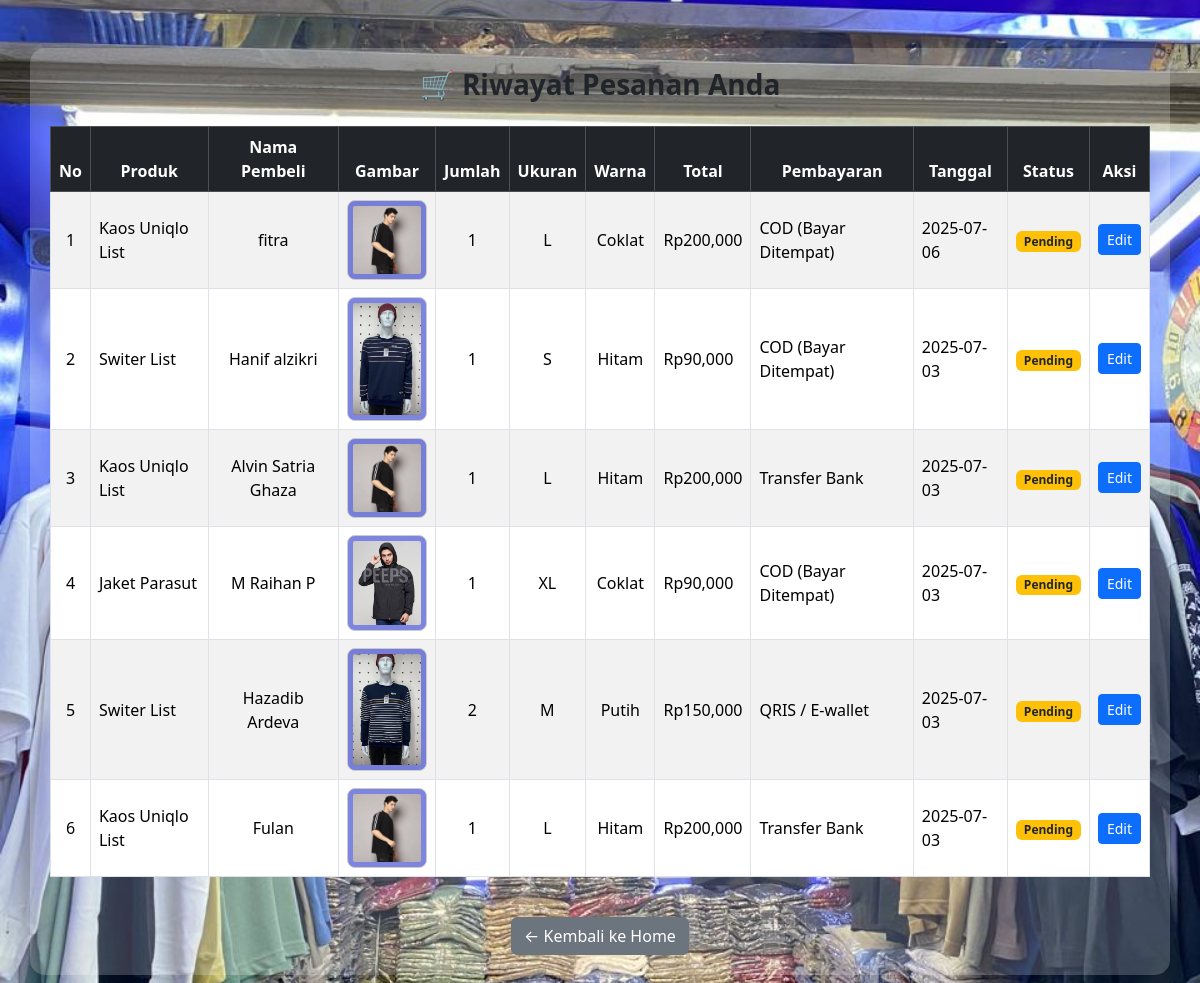
The page /tokopeepsalvin/pesanan.php on the database its author committed.
### tables this page shows
CREATE TABLE `alvin_detail_pesanan` (
  `id_detail` int(11) NOT NULL,
  `id_pesanan` int(11) NOT NULL,
  `product_id` int(11) NOT NULL,
  `quantity` int(11) DEFAULT NULL,
  `ukuran` varchar(20) DEFAULT NULL,
  `warna` varchar(20) DEFAULT NULL
);

CREATE TABLE `alvin_product` (
  `product_id` int(11) NOT NULL,
  `category_id` int(11) NOT NULL,
  `product_name` varchar(100) NOT NULL,
  `product_price` int(11) NOT NULL,
  `product_description` text NOT NULL,
  `product_image` varchar(100) NOT NULL,
  `product_status` tinyint(1) NOT NULL,
  `product_created` datetime NOT NULL,
  `product_size` varchar(50) NOT NULL,
  `product_color` varchar(50) NOT NULL
);

CREATE TABLE `alvin_pesanan` (
  `id_pesanan` int(11) NOT NULL,
  `nama_pembeli` varchar(100) DEFAULT NULL,
  `no_hp` varchar(20) DEFAULT NULL,
  `alamat` text DEFAULT NULL,
  `total_harga` int(11) DEFAULT NULL,
  `metode_pembayaran` varchar(50) DEFAULT NULL,
  `tanggal_beli` date DEFAULT NULL,
  `status_pesanan` varchar(20) DEFAULT 'pending',
  `ukuran` varchar(10) DEFAULT NULL,
  `warna` varchar(20) DEFAULT NULL
);

### tokopeepsalvin/pesanan.php (the view, shortened to what this page needs)
<?php
include 'db.php';
$query = mysqli_query($conn, "
    SELECT
        p.id_pesanan, p.nama_pembeli, p.total_harga, p.metode_pembayaran, p.tanggal_beli, p.status_pesanan,
        d.id_detail, d.quantity, d.ukuran, d.warna,
        pr.product_name, pr.product_image
    FROM alvin_pesanan p
    LEFT JOIN alvin_detail_pesanan d ON p.id_pesanan = d.id_pesanan
    LEFT JOIN alvin_product pr ON d.product_id = pr.product_id
    ORDER BY p.tanggal_beli DESC
");
?>
<!DOCTYPE html>
<html>
<head>
    <link href="https://cdn.jsdelivr.net/npm/bootstrap@5.3.3/dist/css/bootstrap.min.css" rel="stylesheet">
</head>
<body>
<div class="container my-5">
    <h3 class="mb-4 text-center">🛒 Riwayat Pesanan Anda</h3>
    <?php if (mysqli_num_rows($query) > 0): ?>
    <div class="table-responsive">
    <table class="table table-bordered table-striped table-hover align-middle">
        <thead class="table-dark text-center">
            <tr>
                <th>No</th>
                <th>Produk</th>
                <th>Nama Pembeli</th>
                <th>Gambar</th>
                <th>Jumlah</th>
                <th>Ukuran</th>
                <th>Warna</th>
                <th>Total</th>
                <th>Pembayaran</th>
                <th>Tanggal</th>
                <th>Status</th>
                <th>Aksi</th>
            </tr>
        </thead>
        <tbody>
        <?php $no = 1; while ($row = mysqli_fetch_assoc($query)): ?>
            <tr>
                <td class="text-center"><?= $no++ ?></td>
                <td><?= $row['product_name'] ?: '(Produk Promo)' ?></td>
                <td class="text-center"><?= $row['nama_pembeli'] ?></td>
                <td class="text-center">
                    <?php if (!empty($row['product_image'])): ?>
                        <img src="img/<?= $row['product_image'] ?>" alt="Produk" class="thumbnail">
                    <?php else: ?>
                        <span class="text-muted">-</span>
                    <?php endif; ?>
                </td>
                <td class="text-center"><?= $row['quantity'] ?: '-' ?></td>
                <td class="text-center"><?= $row['ukuran'] ?: '-' ?></td>
                <td class="text-center"><?= $row['warna'] ?: '-' ?></td>
                <td>Rp<?= number_format($row['total_harga']) ?></td>
                <td><?= $row['metode_pembayaran'] ?></td>
                <td><?= $row['tanggal_beli'] ?></td>
                <td class="text-center">
                    <span class="badge bg-warning text-dark"><?= $row['status_pesanan'] ?></span>
                </td>
                <td class="text-center">
                    <a href="edit-pesanan.php?id=<?= $row['id_detail'] ?>" class="btn btn-sm btn-primary">Edit</a>
                </td>
            </tr>
        <?php endwhile; ?>
        </tbody>
    </table>
    </div>
    <?php else: ?>
        <div class="alert alert-info text-center">Belum ada pesanan.</div>
    <?php endif; ?>
    <div class="text-center mt-4">
        <a href="index.php" class="btn btn-secondary">← Kembali ke Home</a>
    </div>
</div>
</body>
</html>

### tokopeepsalvin/pesanan.php (style rules this page uses)
body { background-image: url('img/kadai.jpg'); background-size: cover; background-position: center; background-repeat: no-repeat; }
.container { background-color: rgba(255, 255, 255, 0.2); border-radius: 15px; padding: 20px; }
img.thumbnail { width: 80px; height: auto; border-radius: 8px; object-fit: cover; background-color:rgba(10, 26, 194, 0.53); padding: 5px; border: 1px solid #ccc; }
h3 { font-weight: bold; }

### rows shown on the page
alvin_detail_pesanan: product.product_name "Kaos Uniqlo List", id_pesanan.nama_pembeli "fitra", product.product_image (picture), quantity "1", ukuran "L", warna "Coklat", id_pesanan.total_harga "200,000", id_pesanan.metode_pembayaran "COD (Bayar Ditempat)", id_pesanan.tanggal_beli "2025-07-06", id_pesanan.status_pesanan "Pending"
alvin_detail_pesanan: product.product_name "Switer List", id_pesanan.nama_pembeli "Hanif alzikri", product.product_image (picture), quantity "1", ukuran "S", warna "Hitam", id_pesanan.total_harga "90,000", id_pesanan.metode_pembayaran "COD (Bayar Ditempat)", id_pesanan.tanggal_beli "2025-07-03", id_pesanan.status_pesanan "Pending"
alvin_detail_pesanan: product.product_name "Kaos Uniqlo List", id_pesanan.nama_pembeli "Alvin Satria Ghaza", product.product_image (picture), quantity "1", ukuran "L", warna "Hitam", id_pesanan.total_harga "200,000", id_pesanan.metode_pembayaran "Transfer Bank", id_pesanan.tanggal_beli "2025-07-03", id_pesanan.status_pesanan "Pending"
alvin_detail_pesanan: product.product_name "Jaket Parasut", id_pesanan.nama_pembeli "M Raihan P", product.product_image (picture), quantity "1", ukuran "XL", warna "Coklat", id_pesanan.total_harga "90,000", id_pesanan.metode_pembayaran "COD (Bayar Ditempat)", id_pesanan.tanggal_beli "2025-07-03", id_pesanan.status_pesanan "Pending"
alvin_detail_pesanan: product.product_name "Switer List", id_pesanan.nama_pembeli "Hazadib Ardeva", product.product_image (picture), quantity "2", ukuran "M", warna "Putih", id_pesanan.total_harga "150,000", id_pesanan.metode_pembayaran "QRIS / E-wallet", id_pesanan.tanggal_beli "2025-07-03", id_pesanan.status_pesanan "Pending"
alvin_detail_pesanan: product.product_name "Kaos Uniqlo List", id_pesanan.nama_pembeli "Fulan", product.product_image (picture), quantity "1", ukuran "L", warna "Hitam", id_pesanan.total_harga "200,000", id_pesanan.metode_pembayaran "Transfer Bank", id_pesanan.tanggal_beli "2025-07-03", id_pesanan.status_pesanan "Pending"
